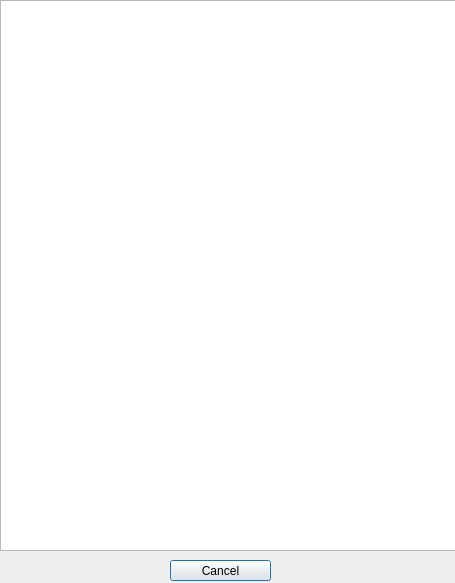
<?xml version="1.0" encoding="UTF-8"?>
<ui version="4.0">
 <class>DialogResults</class>
 <widget class="QDialog" name="DialogResults">
  <property name="geometry">
   <rect>
    <x>0</x>
    <y>0</y>
    <width>455</width>
    <height>583</height>
   </rect>
  </property>
  <property name="windowTitle">
   <string>Dialog</string>
  </property>
  <widget class="QTextEdit" name="textEdit">
   <property name="geometry">
    <rect>
     <x>0</x>
     <y>0</y>
     <width>461</width>
     <height>551</height>
    </rect>
   </property>
  </widget>
  <widget class="QPushButton" name="buttonCancel">
   <property name="geometry">
    <rect>
     <x>170</x>
     <y>560</y>
     <width>101</width>
     <height>21</height>
    </rect>
   </property>
   <property name="text">
    <string>Cancel</string>
   </property>
  </widget>
 </widget>
 <resources/>
 <connections/>
</ui>
